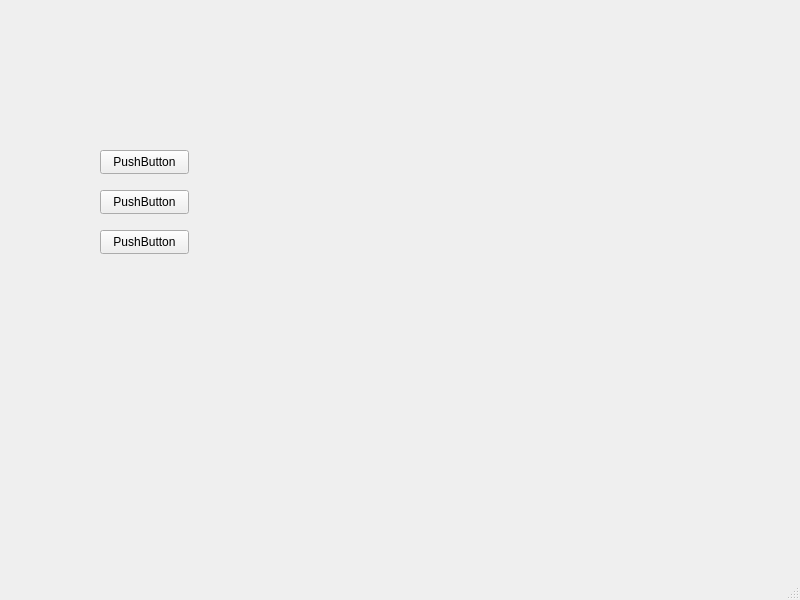
<?xml version="1.0" encoding="UTF-8"?>
<ui version="4.0">
 <class>MainWindow</class>
 <widget class="QMainWindow" name="MainWindow">
  <property name="geometry">
   <rect>
    <x>0</x>
    <y>0</y>
    <width>800</width>
    <height>600</height>
   </rect>
  </property>
  <property name="windowTitle">
   <string>MainWindow</string>
  </property>
  <widget class="QWidget" name="centralwidget">
   <widget class="QPushButton" name="pushButton">
    <property name="geometry">
     <rect>
      <x>100</x>
      <y>150</y>
      <width>89</width>
      <height>24</height>
     </rect>
    </property>
    <property name="text">
     <string>PushButton</string>
    </property>
   </widget>
   <widget class="QPushButton" name="pushButton_2">
    <property name="geometry">
     <rect>
      <x>100</x>
      <y>190</y>
      <width>89</width>
      <height>24</height>
     </rect>
    </property>
    <property name="text">
     <string>PushButton</string>
    </property>
   </widget>
   <widget class="QPushButton" name="pushButton_3">
    <property name="geometry">
     <rect>
      <x>100</x>
      <y>230</y>
      <width>89</width>
      <height>24</height>
     </rect>
    </property>
    <property name="text">
     <string>PushButton</string>
    </property>
   </widget>
  </widget>
  <widget class="QMenuBar" name="menubar">
   <property name="geometry">
    <rect>
     <x>0</x>
     <y>0</y>
     <width>800</width>
     <height>21</height>
    </rect>
   </property>
  </widget>
  <widget class="QStatusBar" name="statusbar"/>
 </widget>
 <resources/>
 <connections/>
</ui>
